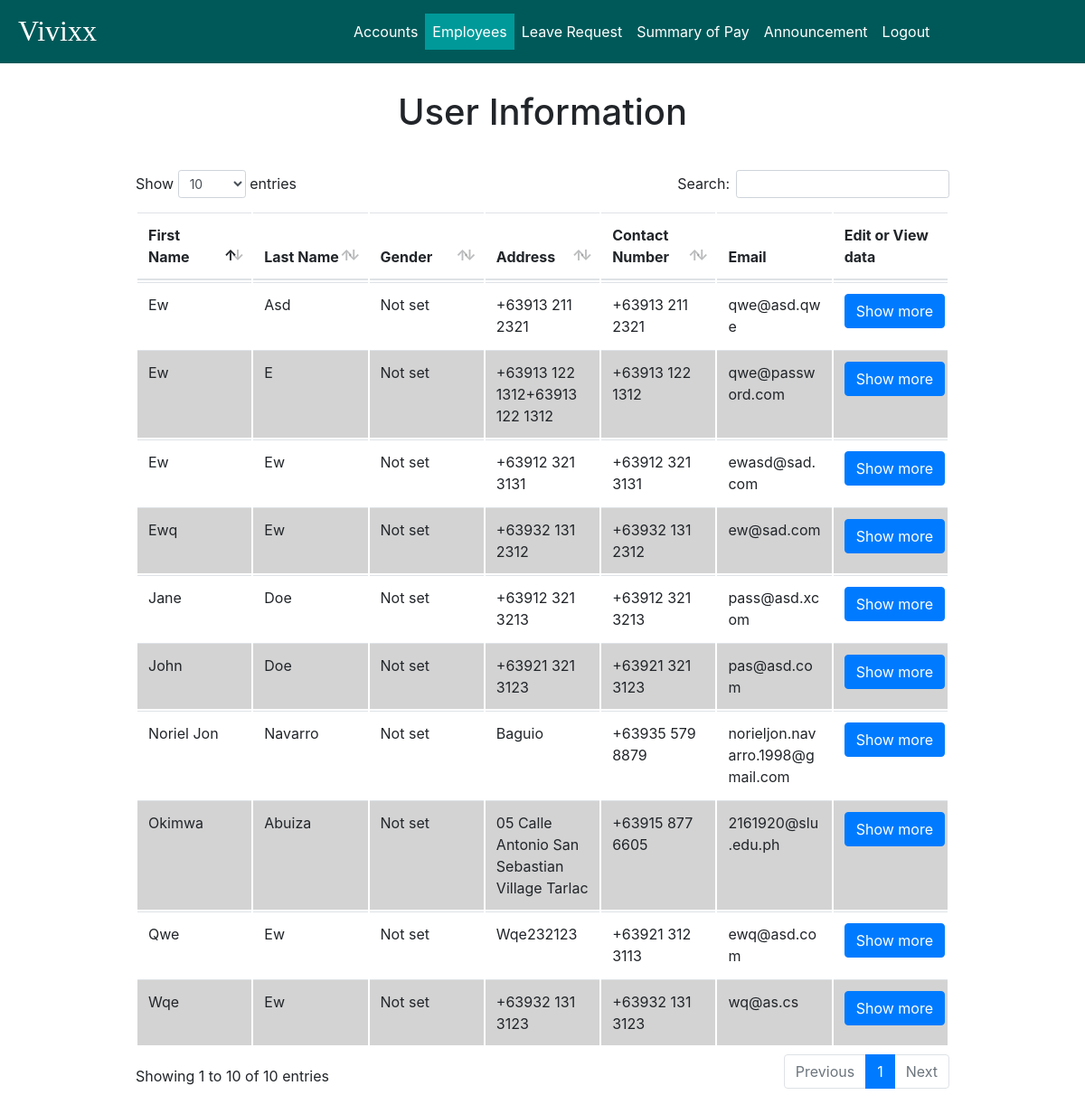
The page /admin/user_information/user_information.php (signed in) on the database as committed earlier.
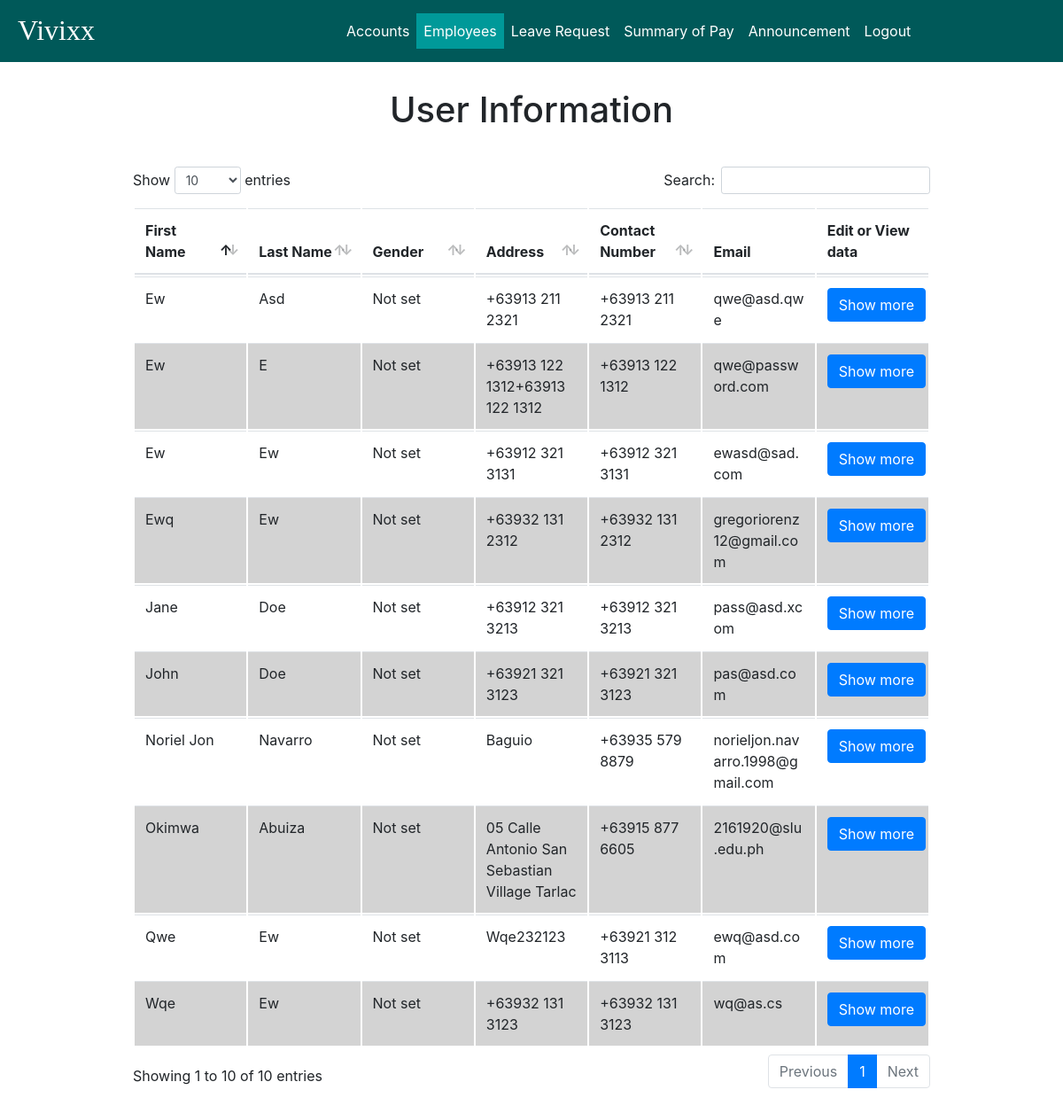
The same page on the database as committed later.
### tables this page shows
CREATE TABLE `user_info` (
  `user_id` int(11) NOT NULL,
  `prof_image` mediumblob,
  `signature` mediumblob,
  `first_name` varchar(45) DEFAULT NULL,
  `middle_name` varchar(45) DEFAULT NULL,
  `last_name` varchar(45) DEFAULT NULL,
  `birth_date` date DEFAULT NULL,
  `birth_place` varchar(45) DEFAULT NULL,
  `contact_number` varchar(45) DEFAULT NULL,
  `facebook_link` varchar(100) DEFAULT NULL,
  `gender` varchar(45) DEFAULT NULL,
  `height` varchar(45) DEFAULT NULL,
  `weight` int(3) DEFAULT NULL,
  `blood_type` varchar(2) DEFAULT NULL,
  `residential_address` varchar(45) DEFAULT NULL,
  `residential_zip` int(4) DEFAULT NULL,
  `residential_tel_no` varchar(45) DEFAULT NULL,
  `permanent_address` varchar(45) DEFAULT NULL,
  `permanent_zip` int(4) DEFAULT NULL,
  `permanent_tel_no` varchar(45) DEFAULT NULL,
  `citizenship` varchar(45) DEFAULT NULL,
  `civil_status` varchar(45) DEFAULT NULL,
  `sss_no` varchar(45) DEFAULT NULL,
  `tin` varchar(45) DEFAULT NULL,
  `philhealth_no` varchar(45) DEFAULT NULL,
  `pagibig_id_no` varchar(45) DEFAULT NULL,
  PRIMARY KEY (`user_id`),
  UNIQUE KEY `user_id_UNIQUE` (`user_id`),
  CONSTRAINT `user_id` FOREIGN KEY (`user_id`) REFERENCES `user` (`user_id`) ON DELETE CASCADE ON UPDATE CASCADE
);

CREATE TABLE `user` (
  `username` varchar(45) NOT NULL,
  `user_id` int(11) NOT NULL AUTO_INCREMENT,
  `email` varchar(45) NOT NULL,
  `password` varchar(255) NOT NULL,
  `date_registered` date NOT NULL,
  `status` enum('enabled','disabled') DEFAULT 'enabled',
  `type` enum('admin','user') DEFAULT 'user',
  PRIMARY KEY (`username`),
  UNIQUE KEY `user_id_UNIQUE` (`user_id`),
  UNIQUE KEY `username_UNIQUE` (`username`)
);

### admin/user_information/user_information.php (the view, shortened to what this page needs)
<!DOCTYPE html>
<html>
<head>
	<link rel="stylesheet" href="../../style/bootstrap/bootstrap.min.css">
	<link type="text/css" rel="stylesheet" href="../style/style.css" media="screen, projection">
    <link rel="stylesheet" href="../style/datatables.css">
</head>
<body>
	<div id="wrapper">
		<nav class="navbar fixed-top navbar-expand-lg navbar-dark" id="navigation-bar">
			<a href="../accounts/accounts_status.php" class="navbar-brand">Vivixx</a>
			<div class="collapse navbar-collapse" id="navbar-content">
				<ul class="navbar-nav">
					<li class="nav-item">
						<a class="nav-link" href="../accounts/accounts_status.php">Accounts</a>
					</li>
					<li class="nav-item active">
						<a class="nav-link" href="../user_information/user_information.php">Employees</a>
					</li>
					<li class="nav-item">
						<a class="nav-link" href="../leave_request/leave_requests.php">Leave Request</a>
					</li>
					<li class="nav-item">
						<a class="nav-link" href="../payslip.php">Summary of Pay</a>
					</li>
					<li class="nav-item">
						<a class="nav-link" href="../announcements/announcement.php">Announcement</a>
					</li>
					<li class="nav-item">
						<a class="nav-link logout" href="../utilities/logout.php">Logout</a>
					</li>
				</ul>
			</div>
		</nav>
		<div class="user-content container-fluid">
			<div class="text-center">
				<h1>User Information</h1>
			</div>
			<div style="margin: 5vh 15vh;">
				<table class="table" id="table">
					<thead>
						<tr>
							<th>First Name</th>
							<th>Last Name</th>
							<th>Gender</th>
							<th>Address</th>
							<th>Contact Number</th>
							<th>Email</th>
							<th>Edit or View data</th>
						</tr>
					</thead>
					<?php
					include '../../utilities/session.php';
					$sql = "SELECT * FROM user_info NATURAL JOIN user WHERE type='user' and
						(birth_place is not null and birth_place is not null and contact_number is not null and gender is not null and height is not null
						and weight is not null and blood_type is not null and residential_address is not null and residential_zip is not null and
						residential_tel_no is not null and permanent_address is not null and permanent_zip is not null and permanent_tel_no is not null
						and citizenship is not null and civil_status is not null and sss_no is not null and tin is not null and philhealth_no and
						pagibig_id_no is not null)";
					$result = $connect->query($sql);
					if($result-> num_rows > 0){
						while($row = $result->fetch_assoc()){
							if($row["gender"] === "m"){
								$gender = "Male";
							}else if($row["gender"] === "f"){
								$gender = "Female";
							}else{
								$gender = "Not set";
							}
							if(!isset($row["residential_address"])){
								$address = "Not set";
							}else{
								$address = $row["residential_address"];
							}
							if(!isset($row["contact_number"])){
								$contact = "Not set";
							}else{
								$contact = $row["contact_number"];
							}
							$show = "
							<input name='show' value='show' style='display: none;'>
							<a href='view_information.php?user_id=".$row['user_id'].
								"& fname=".$row['first_name']."& mname=".$row['middle_name'] .
								"& lname=" .$row['last_name'] ."' class='show btn btn-primary'>Show more</a>";
							echo "
							<tr>
							<td>" . ucwords($row['first_name']) . "</td>
							<td>" . ucwords($row['last_name']) . "</td>
							<td>" . $gender . "</td>
							<td>" . $address . "</td>
							<td>" . $contact . "</td>
							<td>" . $row['email'] . "</td>
							<td>" . $show ."</td>
							</tr>";
						}
					}
					?>
				</table>
			</div>
		</div>
	</div>
</body>
</html>

Rows that differ between the two databases and show on the page:
changed through a linked row, user_info "Ewq": user.email "ew@sad.com" → "gregoriorenz12@gmail.com"
